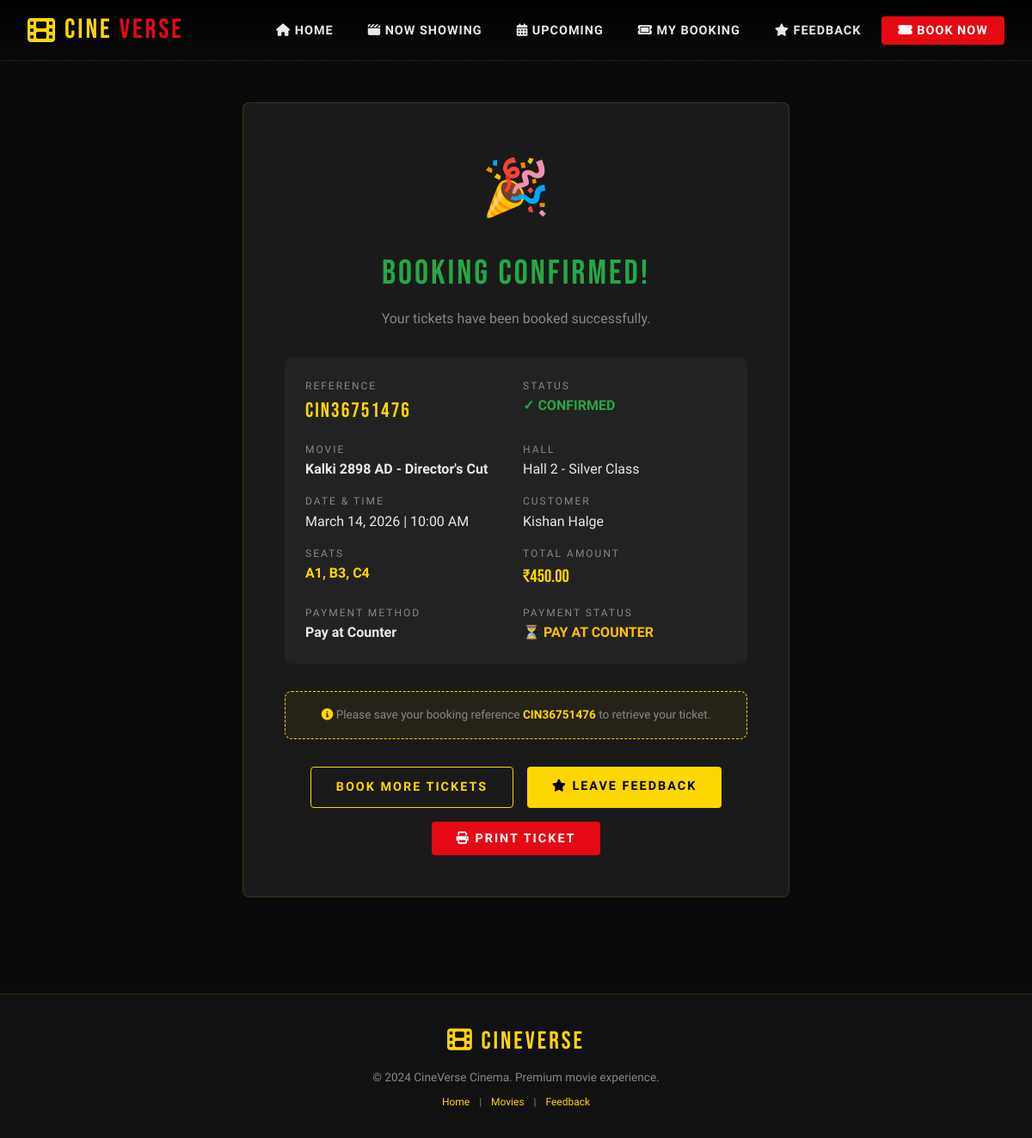
The page /booking/confirmation/1/ on the database its author committed.
### cinema/models.py (models this page shows, shortened)
class Booking(models.Model):
    STATUS_CHOICES = [
        ('confirmed', 'Confirmed'),
        ('cancelled', 'Cancelled'),
        ('pending', 'Pending'),
    ]
    PAYMENT_METHOD_CHOICES = [
        ('upi', 'UPI'),
        ('card', 'Credit / Debit Card'),
        ('netbanking', 'Net Banking'),
        ('counter', 'Pay at Counter'),
    ]
    PAYMENT_STATUS_CHOICES = [
        ('paid', 'Paid'),
        ('pending', 'Pending'),
        ('failed', 'Failed'),
    ]
    showtime = models.ForeignKey(ShowTime, on_delete=models.CASCADE, related_name='bookings')
    customer_name = models.CharField(max_length=200)
    customer_email = models.EmailField()
    customer_phone = models.CharField(max_length=15)
    num_seats = models.IntegerField(default=1)
    seat_numbers = models.CharField(max_length=200, help_text="Comma separated seat numbers e.g. A1,A2")
    total_amount = models.DecimalField(max_digits=10, decimal_places=2)
    booking_date = models.DateTimeField(auto_now_add=True)
    status = models.CharField(max_length=20, choices=STATUS_CHOICES, default='confirmed')
    booking_reference = models.CharField(max_length=20, unique=True)
    payment_method = models.CharField(max_length=20, choices=PAYMENT_METHOD_CHOICES, default='counter')
    payment_status = models.CharField(max_length=20, choices=PAYMENT_STATUS_CHOICES, default='pending')
    transaction_id = models.CharField(max_length=100, blank=True, null=True)

class ShowTime(models.Model):
    movie = models.ForeignKey(Movie, on_delete=models.CASCADE, related_name='showtimes')
    hall = models.ForeignKey(Hall, on_delete=models.CASCADE)
    show_date = models.DateField()
    show_time = models.TimeField()
    ticket_price = models.DecimalField(max_digits=8, decimal_places=2, default=150.00)
    class Meta:
        ordering = ['show_date', 'show_time']

class Movie(models.Model):
    STATUS_CHOICES = [
        ('now_showing', 'Now Showing'),
        ('upcoming', 'Upcoming'),
        ('ended', 'Ended'),
    ]
    title = models.CharField(max_length=200)
    description = models.TextField()
    genre = models.CharField(max_length=100)
    duration = models.IntegerField(help_text="Duration in minutes")
    release_date = models.DateField()
    poster = models.ImageField(upload_to='posters/', blank=True, null=True)
    trailer_url = models.URLField(blank=True, null=True, help_text="YouTube embed URL")
    status = models.CharField(max_length=20, choices=STATUS_CHOICES, default='upcoming')
    rating = models.CharField(max_length=10, default='U/A')
    language = models.CharField(max_length=50, default='English')
    director = models.CharField(max_length=100, blank=True)
    cast = models.TextField(blank=True, help_text="Comma separated cast names")
    created_at = models.DateTimeField(auto_now_add=True)
    class Meta:
        ordering = ['-release_date']

class Hall(models.Model):
    name = models.CharField(max_length=100)
    total_seats = models.IntegerField(default=100)
    rows = models.IntegerField(default=10)
    seats_per_row = models.IntegerField(default=10)

### cinema/views.py (the view)
# urls.py: path('booking/confirmation/<int:booking_id>/', views.booking_confirmation, name='booking_confirmation'),
def booking_confirmation(request, booking_id):
    booking = get_object_or_404(Booking, pk=booking_id)
    seats = [s.strip() for s in booking.seat_numbers.split(',')]
    context = {'booking': booking, 'seats': seats}
    return render(request, 'cinema/booking_confirmation.html', context)

### cinema/templates/cinema/booking_confirmation.html (shortened to what this page needs)
{% extends 'cinema/base.html' %}
{% block content %}
<div class="section" style="max-width:700px;">
    <div class="card" style="text-align:center; padding:3rem;">
        <div style="font-size:4rem; margin-bottom:1rem;">🎉</div>
        <div style="font-family:'Bebas Neue',sans-serif; font-size:2.5rem; color:#28a745; letter-spacing:3px;">BOOKING CONFIRMED!</div>
        <p style="color:var(--text-muted); margin:0.5rem 0 2rem;">Your tickets have been booked successfully.</p>
        <div style="background:var(--dark4); border-radius:8px; padding:1.5rem; margin-bottom:2rem; text-align:left;">
            <div style="display:grid; grid-template-columns:1fr 1fr; gap:1rem;">
                <div>
                    <div style="font-size:0.75rem; color:var(--text-muted); letter-spacing:2px; text-transform:uppercase;">Reference</div>
                    <div style="font-family:'Bebas Neue',sans-serif; font-size:1.5rem; color:var(--gold); letter-spacing:2px;">{{ booking.booking_reference }}</div>
                </div>
                <div>
                    <div style="font-size:0.75rem; color:var(--text-muted); letter-spacing:2px; text-transform:uppercase;">Status</div>
                    <div style="color:#28a745; font-weight:700; text-transform:uppercase;">✓ {{ booking.get_status_display }}</div>
                </div>
                <div>
                    <div style="font-size:0.75rem; color:var(--text-muted); letter-spacing:2px; text-transform:uppercase;">Movie</div>
                    <div style="font-weight:700;">{{ booking.showtime.movie.title }}</div>
                </div>
                <div>
                    <div style="font-size:0.75rem; color:var(--text-muted); letter-spacing:2px; text-transform:uppercase;">Hall</div>
                    <div>{{ booking.showtime.hall.name }}</div>
                </div>
                <div>
                    <div style="font-size:0.75rem; color:var(--text-muted); letter-spacing:2px; text-transform:uppercase;">Date & Time</div>
                    <div>{{ booking.showtime.show_date }} | {{ booking.showtime.show_time|time:"g:i A" }}</div>
                </div>
                <div>
                    <div style="font-size:0.75rem; color:var(--text-muted); letter-spacing:2px; text-transform:uppercase;">Customer</div>
                    <div>{{ booking.customer_name }}</div>
                </div>
                <div>
                    <div style="font-size:0.75rem; color:var(--text-muted); letter-spacing:2px; text-transform:uppercase;">Seats</div>
                    <div style="color:var(--gold); font-weight:700;">{{ seats|join:", " }}</div>
                </div>
                <div>
                    <div style="font-size:0.75rem; color:var(--text-muted); letter-spacing:2px; text-transform:uppercase;">Total Amount</div>
                    <div style="color:var(--gold); font-family:'Bebas Neue',sans-serif; font-size:1.3rem;">₹{{ booking.total_amount }}</div>
                </div>
                <div>
                    <div style="font-size:0.75rem; color:var(--text-muted); letter-spacing:2px; text-transform:uppercase;">Payment Method</div>
                    <div style="font-weight:600;">{{ booking.get_payment_method_display }}</div>
                </div>
                <div>
                    <div style="font-size:0.75rem; color:var(--text-muted); letter-spacing:2px; text-transform:uppercase;">Payment Status</div>
                    <div style="color:{% if booking.payment_status == 'paid' %}#28a745{% else %}#ffc107{% endif %}; font-weight:700; text-transform:uppercase;">
                        {% if booking.payment_status == 'paid' %}✓ Paid{% else %}⏳ Pay at Counter{% endif %}
                    </div>
                </div>
            </div>
        </div>
        <div style="background:rgba(255,215,0,0.05); border:1px dashed var(--gold); border-radius:8px; padding:1rem; margin-bottom:2rem; font-size:0.85rem; color:var(--text-muted);">
            <i class="fas fa-info-circle" style="color:var(--gold);"></i>
            Please save your booking reference <strong style="color:var(--gold);">{{ booking.booking_reference }}</strong> to retrieve your ticket.
        </div>
        <div style="display:flex; gap:1rem; justify-content:center; flex-wrap:wrap;">
            <a href="{% url 'movie_list' %}" class="btn btn-outline">Book More Tickets</a>
            <a href="{% url 'feedback' %}" class="btn btn-gold"><i class="fas fa-star"></i> Leave Feedback</a>
            <button onclick="window.print()" class="btn btn-primary"><i class="fas fa-print"></i> Print Ticket</button>
        </div>
    </div>
</div>
{% endblock %}

### cinema/templates/cinema/base.html (style rules this page uses)
:root { --gold: #FFD700; --gold-dark: #B8860B; --red: #E50914; --dark: #0A0A0A; --dark2: #111111; --dark3: #1A1A1A; --dark4: #222222; --text: #E8E8E8; --text-muted: #888; --border: rgba(255,215,0,0.15); }
* { margin: 0; padding: 0; box-sizing: border-box; }
body { background: var(--dark); color: var(--text); font-family: 'Rajdhani', sans-serif; font-size: 16px; line-height: 1.6; min-height: 100vh; }
.section { max-width: 1300px; margin: 0 auto; padding: 3rem 2rem; }
.btn { display: inline-block; padding: 0.7rem 1.8rem; border-radius: 4px; font-family: 'Rajdhani', sans-serif; font-size: 0.9rem; font-weight: 700; letter-spacing: 2px; text-transform: uppercase; text-decoration: none; border: none; cursor: pointer; transition: all 0.2s; }
.btn-primary { background: var(--red); color: #fff; }
.btn-gold { background: var(--gold); color: #000; }
.btn-outline { background: transparent; color: var(--gold); border: 1px solid var(--gold); }
.card { background: var(--dark3); border: 1px solid var(--border); border-radius: 8px; padding: 1.5rem; }

### rows shown on the page
Booking: booking_reference "CIN36751476", status "CONFIRMED", showtime.movie "Kalki 2898 AD - Director's Cut", showtime.hall.name "Hall 2 - Silver Class", showtime.show_date "March 14, 2026", showtime.show_time "10:00 AM", customer_name "Kishan Halge", total_amount "450.00", payment_method "Pay at Counter"

### other values the page prints
{{ seats|join:", " }} "A1, B3, C4"
